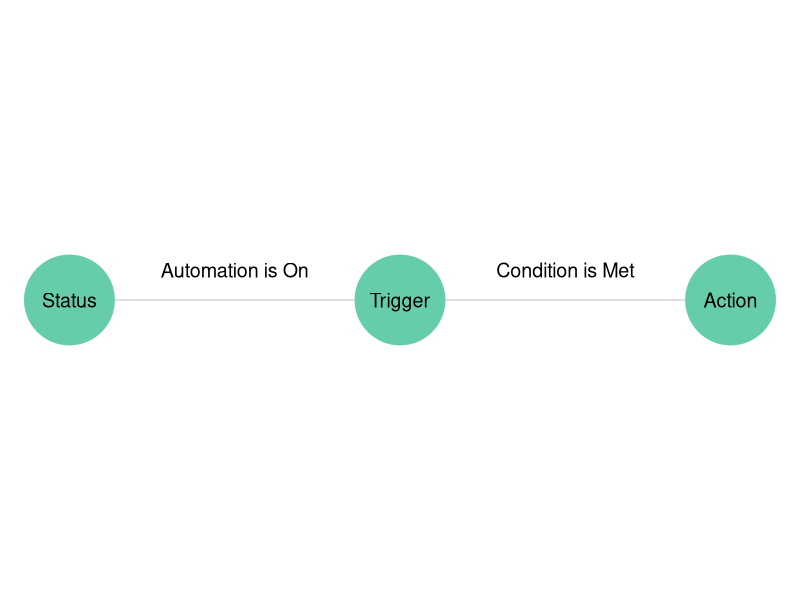

Here is the R script that generated this plot:
## ---- chunk 1

## ---- chunk 2

library(ggplot2)

nodes <- data.frame(x = c(1,2,3), y = 0, label = c("Status", "Trigger", "Action") )

edges <- data.frame(x1 = c(1,2), x2 = c(2,3), y1 = 0, y2 = 0, seg_label = c("Automation is On","Condition is Met"))



ggplot()+
  geom_segment(data = edges, aes(x = x1, y = y1, xend = x2, yend = y2), color = "light gray") +
    geom_text(data = edges, aes( label = seg_label),y = 0.005, x = c(1.5,2.5), size = 5) +
    geom_point( data = nodes, aes(x =x, y = y), size = 30,  color = "mediumaquamarine") +
  geom_text(data = nodes, aes(x =x, y=y, label = label), size = 5) +
  theme_void() +
  xlim(c(.9,3.1))
